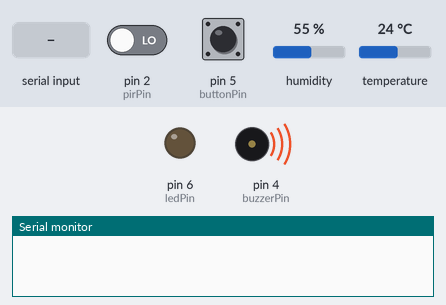
Recording of a sketch running on a simulated Arduino Uno, built with avr-gcc and run on an emulated ATmega328P. Parts: output pins drawn as LEDs (lit = HIGH), buzzer (waves = sounding, pin HIGH), the last lines printed to the serial monitor. The test bench sets the inputs (shaded band); at power-on: pin 5 (buttonPin) HIGH, pin 2 (pirPin) LOW, humidity 55 %, temperature 24 °C.

Above: at 1.2 s.
1.3 s: pin 5 (buttonPin) pulled LOW for 0.15 s
At 1.46 s:
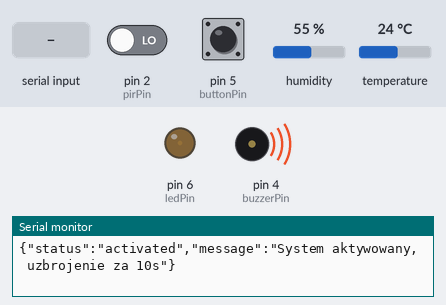
4.8 s: pin 2 (pirPin) driven HIGH
8.8 s: "DEACTIVATE\n" received over Serial
12.3 s: "ACTIVATE\n" received over Serial
At 14.64 s:
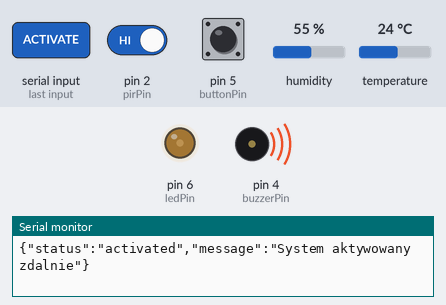
18.7 s: "OFF\n" received over Serial
At 20.2 s:
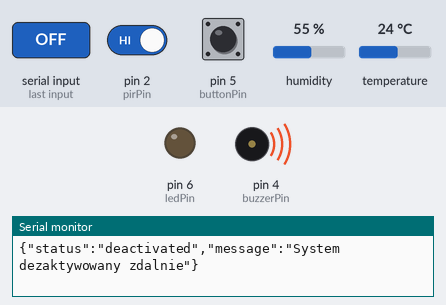
22.2 s: pin 5 (buttonPin) pulled LOW for 1 s
At 30.14 s:
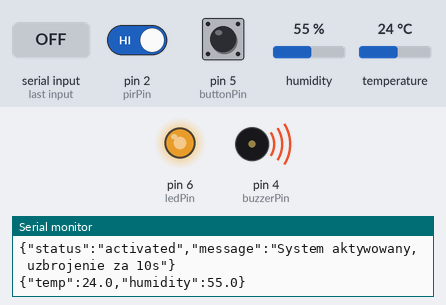
Timing chart, 0 to 34.5 s (numbered marks = the images above; inputs shaded):
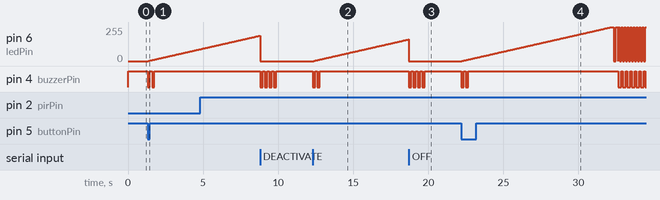

Measured:
- after the input at 1.3 s, pin 6 (ledPin): moves from 0/255 to 89/255 over 3.5 s, starting at once; pin 4 (buzzerPin): alternates HIGH for 0.15 s and LOW for 0.15 s, 4 changes in all, then stays HIGH, starting at once
- after the input at 12.3 s, pin 6 (ledPin): moves from 0/255 to 162/255 over 6.3 s, starting after 0.09 s; pin 4 (buzzerPin): alternates HIGH for 0.15 s and LOW for 0.15 s, 4 changes in all, then stays HIGH, starting at once
- after the input at 18.7 s, pin 4 (buzzerPin): alternates HIGH for 0.15 s and LOW for 0.15 s, 8 changes in all, then stays HIGH, starting at once
- after the input at 22.2 s, pin 4 (buzzerPin): goes LOW 0.15 s, HIGH 0.15 s, LOW 0.15 s, HIGH 10.0 s, 6 × (LOW 0.20 s, HIGH 0.10 s), then LOW, starting at once

The sketch:

arduino_conf.ino
```cpp
#include <SimpleDHT.h>

const int pirPin = 2;    // Czujnik ruchu
const int buzzerPin = 4; // Głośnik/Buzzer
const int buttonPin = 5; // Przycisk sterowania
const int ledPin = 6;    // Dioda LED
const int dhtPin = 7;    // Czujnik temperatury i wilgotności

// inicjalizacja czujnika temperatury
SimpleDHT11 dht(dhtPin);

// główne flagi określające co się dzieje w systemie
bool systemAktywny = false;
bool alarmAktywny = false;
unsigned long czasStartu = 0;
const unsigned long opoznienieStartu = 10000;

// zmienne do obsługi migania diodą LED
unsigned long ostatniMig = 0;
bool stanMigania = false;
bool miganiePoUzbrojeniu = false;
unsigned long czasMigania = 0;
int licznikMigniec = 0;
unsigned long ostatniaZmianaMigniecia = 0;
const unsigned long czasMigniecia = 150;

// zmienne do eliminacji drgań styków (debounce)
bool ostatniStanPrzycisku = HIGH;
unsigned long czasOstatniegoNacisniecia = 0;
const unsigned long debouncePrzycisku = 50;

// pamięć stanów czujników, żeby reagować tylko na zmiany
bool poprzedniStanPIR = false;
unsigned long czasOstatniejZmianyPIR = 0;
const unsigned long debouncePIR = 100;

// zmienne do odtwarzania dźwięków bez zatrzymywania programu
bool buzzerAktywny = false;
unsigned long czasBuzzerStart = 0;
unsigned long czasBuzzerStop = 0;
int trybBuzzer = 0; // 1=beep, 2=melodia
int licznikBeep = 0;
const unsigned long czasBeepON = 150;
const unsigned long czasBeepOFF = 150;
const unsigned long czasMelodiaON = 200;
const unsigned long czasMelodiaOFF = 100;

// zmienne do pomiarów i wysyłania danych
float temperatura = 0.0;
float wilgotnosc = 0.0;
unsigned long ostatniOdczytDHT = 0;
const unsigned long interwalOdczytuDHT = 2000;
unsigned long ostatnieWyslanieDanych = 0;
const unsigned long interwalWysylania = 30000;
bool dhtGotowy = false;

// obsługa komend zdalnych
String odebranaKomenda = "";
bool nowaKomenda = false;
const int maxDlugoscKomendy = 100;

//_________________konfiguracja wstępna____________________
void setup() {

  // ustawienie trybów pracy pinów
  pinMode(pirPin, INPUT);
  pinMode(buttonPin, INPUT_PULLUP);
  pinMode(ledPin, OUTPUT);
  pinMode(buzzerPin, OUTPUT);

  // stan początkowy wyjść
  digitalWrite(buzzerPin, HIGH);
  analogWrite(ledPin, 0);

  // komunikacja
  Serial.begin(9600);

  // inicjalizacja liczników czasu i stanów
  ostatniOdczytDHT = millis();
  ostatnieWyslanieDanych = millis();
  poprzedniStanPIR = (digitalRead(pirPin) == HIGH);
}

// Główna pętla logiki systemu
void loop() {
  unsigned long teraz = millis(); // Aktualny czas systemu

  // 1. Sprawdź czy ktoś nacisnął przycisk (z eliminacją zakłóceń)
  bool aktualnyStanPrzycisku = digitalRead(buttonPin);
  if (aktualnyStanPrzycisku == LOW && ostatniStanPrzycisku == HIGH) {
    if (teraz - czasOstatniegoNacisniecia > debouncePrzycisku) {
      czasOstatniegoNacisniecia = teraz;
      aktywujSystem(teraz, !systemAktywny); // Przełącz stan systemu
    }
  }
  ostatniStanPrzycisku = aktualnyStanPrzycisku;

  // 2. Obsłuż zadania w tle (dźwięk, komunikacja, czujniki)
  aktualizujBuzzer(teraz);
  odczytajKomende();

  // 3. Wykonaj odebraną komendę zdalną (jeśli jest)
  if (nowaKomenda) {
    obsluzKomende(teraz);
    nowaKomenda = false;
    odebranaKomenda = "";
  }

  // 4. Odczytaj temperaturę i wilgotność
  aktualizujDHT(teraz);

  // 5. Wyślij dane do Raspberry Pi co określony czas
  if (teraz - ostatnieWyslanieDanych >= interwalWysylania) {
    wyslijDaneDHT();
    ostatnieWyslanieDanych = teraz;
  }

  // 6. Efekt świetlny podczas uzbrajania (odliczanie)
  if (systemAktywny && !miganiePoUzbrojeniu && !alarmAktywny) {
    unsigned long czasOdStartu = teraz - czasStartu;
    if (czasOdStartu <= opoznienieStartu) {
      // Rozjaśniaj diodę w miarę upływu czasu
      int jasnosc = map(czasOdStartu, 0, opoznienieStartu, 0, 255);
      analogWrite(ledPin, jasnosc);
    }
  }

  // 7. Potwierdzenie uzbrojenia (dwa mignięcia po czasie na wyjście)
  if (miganiePoUzbrojeniu) {
    unsigned long czasOdMigania = teraz - czasMigania;
    if (czasOdMigania > opoznienieStartu) {
      if (teraz - ostatniaZmianaMigniecia >= czasMigniecia) {
        ostatniaZmianaMigniecia = teraz;
        stanMigania = !stanMigania;
        analogWrite(ledPin, stanMigania ? 255 : 0);

        if (!stanMigania) {
          licznikMigniec++;
          if (licznikMigniec >= 2) {

            miganiePoUzbrojeniu = false;
            analogWrite(ledPin, 0);
            Serial.println(
                "{\"status\":\"armed\",\"message\":\"System uzbrojony\"}");

            poprzedniStanPIR = (digitalRead(pirPin) == HIGH);
          }
        }
      }
    } else {

      // Jeśli jeszcze trwa odliczanie, świeć zależnie od czasu
      unsigned long czasOdStartu = teraz - czasStartu;
      int jasnosc = map(czasOdStartu, 0, opoznienieStartu, 0, 255);
      analogWrite(ledPin, jasnosc);
    }
  }

  // 8. MONITOROWANIE BEZPIECZEŃSTWA
  if (systemAktywny && (teraz - czasStartu > opoznienieStartu) &&
      !miganiePoUzbrojeniu) {

    // sprawdzanie czujnika ruchu
    bool wykrytoRuch = odczytajPIR(teraz);

    if (wykrytoRuch) {
      if (!alarmAktywny) {
        Serial.println("SYSTEM: Alarm AKTYWNY!");
        alarmAktywny = true;
      }

      if (teraz - ostatniMig >= 100) {
        stanMigania = !stanMigania;
        analogWrite(ledPin, stanMigania ? 255 : 0);
        ostatniMig = teraz;
      }

      if (trybBuzzer != 2) {
        uruchomMelodie();
      }
    } else {

      if (alarmAktywny) {
        Serial.println("SYSTEM: Alarm WYŁĄCZONY.");
        analogWrite(ledPin, 0);
        wylaczBuzzer();
        alarmAktywny = false;
      }
    }
  }
}

//__________________Funkcje do obsługi systemu____________________

// Odczytuje czujnik ruchu, ignorując zakłócenia
bool odczytajPIR(unsigned long teraz) {
  bool aktualnyStan = (digitalRead(pirPin) == HIGH);

  if (aktualnyStan != poprzedniStanPIR) {
    if (teraz - czasOstatniejZmianyPIR > debouncePIR) {
      czasOstatniejZmianyPIR = teraz;
      poprzedniStanPIR = aktualnyStan;
      return aktualnyStan;
    }
  }
  return poprzedniStanPIR;
}

// obsługa dźwięku
void aktualizujBuzzer(unsigned long teraz) {
  if (trybBuzzer == 0)
    return;

  if (trybBuzzer == 1) {
    if (buzzerAktywny) {
      if (teraz - czasBuzzerStart >= czasBeepON) {
        digitalWrite(buzzerPin, HIGH);
        buzzerAktywny = false;
        czasBuzzerStop = teraz;
      }
    } else {
      if (teraz - czasBuzzerStop >= czasBeepOFF) {
        if (licznikBeep > 0) {
          digitalWrite(buzzerPin, LOW);
          buzzerAktywny = true;
          czasBuzzerStart = teraz;
          licznikBeep--;
        } else {
          trybBuzzer = 0;
          digitalWrite(buzzerPin, HIGH);
        }
      }
    }
  } else if (trybBuzzer == 2) {
    if (buzzerAktywny) {
      if (teraz - czasBuzzerStart >= czasMelodiaON) {
        digitalWrite(buzzerPin, HIGH);
        buzzerAktywny = false;
        czasBuzzerStop = teraz;
      }
    } else {
      if (teraz - czasBuzzerStop >= czasMelodiaOFF) {
        digitalWrite(buzzerPin, LOW);
        buzzerAktywny = true;
        czasBuzzerStart = teraz;
      }
    }
  }
}

// obsługa dźwięku
void uruchomBeep(int ilosc) {
  if (ilosc > 0) {
    trybBuzzer = 1;
    licznikBeep = ilosc * 2 - 1;
    buzzerAktywny = true;
    czasBuzzerStart = millis();
    digitalWrite(buzzerPin, LOW);
  }
}

// obsługa melodii
void uruchomMelodie() {
  trybBuzzer = 2;
  buzzerAktywny = true;
  czasBuzzerStart = millis();
  digitalWrite(buzzerPin, LOW);
}

// wyłączanie dźwięku
void wylaczBuzzer() {
  trybBuzzer = 0;
  buzzerAktywny = false;
  licznikBeep = 0;
  digitalWrite(buzzerPin, HIGH);
}

// aktualizacja dht
void aktualizujDHT(unsigned long teraz) {
  if (teraz - ostatniOdczytDHT >= interwalOdczytuDHT) {
    ostatniOdczytDHT = teraz;
    byte temp = 0;
    byte humidity = 0;
    int err = dht.read(&temp, &humidity, NULL);

    if (err == SimpleDHTErrSuccess) {
      temperatura = (float)temp;
      wilgotnosc = (float)humidity;
      dhtGotowy = true;
    } else {
      dhtGotowy = false;
    }
  }
}

// wysyłanie danych dht
void wyslijDaneDHT() {
  if (dhtGotowy) {
    Serial.print("{\"temp\":");
    Serial.print(temperatura, 1);
    Serial.print(",\"humidity\":");
    Serial.print(wilgotnosc, 1);
    Serial.println("}");
  } else {
    Serial.println("{\"error\":\"DHT11 not ready\"}");
  }
}

// odczytywanie komend zdalnych
void odczytajKomende() {
  while (Serial.available() > 0 &&
         odebranaKomenda.length() < maxDlugoscKomendy) {
    char znak = Serial.read();

    if (znak == '\n' || znak == '\r') {
      if (odebranaKomenda.length() > 0) {
        odebranaKomenda.trim();
        nowaKomenda = true;
        return;
      }
    } else {
      odebranaKomenda += znak;
    }
  }

  if (odebranaKomenda.length() >= maxDlugoscKomendy) {
    odebranaKomenda = "";
  }
}

// obsługa komend zdalnych
void obsluzKomende(unsigned long teraz) {
  odebranaKomenda.trim();

  if (odebranaKomenda.startsWith("{") && odebranaKomenda.endsWith("}")) {
    if (odebranaKomenda.indexOf("\"command\"") >= 0) {
      if (odebranaKomenda.indexOf("\"activate\"") >= 0) {
        aktywujSystem(teraz, true);
        Serial.println("{\"status\":\"activated\",\"message\":\"System "
                       "aktywowany zdalnie\"}");
      } else if (odebranaKomenda.indexOf("\"deactivate\"") >= 0) {
        aktywujSystem(teraz, false);
        Serial.println("{\"status\":\"deactivated\",\"message\":\"System "
                       "dezaktywowany zdalnie\"}");
      } else if (odebranaKomenda.indexOf("\"status\"") >= 0) {
        wyslijStatus();
      } else {
        Serial.println("{\"error\":\"Unknown command\"}");
      }
      return;
    }
  }

  odebranaKomenda.toUpperCase();
  if (odebranaKomenda == "ACTIVATE" || odebranaKomenda == "ON") {
    aktywujSystem(teraz, true);
    Serial.println(
        "{\"status\":\"activated\",\"message\":\"System aktywowany zdalnie\"}");
  } else if (odebranaKomenda == "DEACTIVATE" || odebranaKomenda == "OFF") {
    aktywujSystem(teraz, false);
    Serial.println("{\"status\":\"deactivated\",\"message\":\"System "
                   "dezaktywowany zdalnie\"}");
  } else if (odebranaKomenda == "STATUS") {
    wyslijStatus();
  } else {
    Serial.println("{\"error\":\"Unknown command\"}");
  }
}

// aktywacja systemu
void aktywujSystem(unsigned long teraz, bool aktywuj) {
  systemAktywny = aktywuj;

  if (systemAktywny) {
    czasStartu = teraz;
    analogWrite(ledPin, 0);
    uruchomBeep(1);
    Serial.println("{\"status\":\"activated\",\"message\":\"System aktywowany, "
                   "uzbrojenie za 10s\"}");
    miganiePoUzbrojeniu = true;
    czasMigania = teraz;
    licznikMigniec = 0;
    poprzedniStanPIR = (digitalRead(pirPin) == HIGH);
  } else {
    alarmAktywny = false;
    miganiePoUzbrojeniu = false;
    analogWrite(ledPin, 0);
    wylaczBuzzer();
    uruchomBeep(2);
    Serial.println(
        "{\"status\":\"deactivated\",\"message\":\"System dezaktywowany\"}");
  }
}

// wysyłanie statusu systemu JSON
void wyslijStatus() {
  Serial.print("{\"system_active\":");
  Serial.print(systemAktywny ? "true" : "false");
  Serial.print(",\"alarm_active\":");
  Serial.print(alarmAktywny ? "true" : "false");
  Serial.print(",\"armed\":");
  bool uzbrojony = systemAktywny &&
                   (millis() - czasStartu > opoznienieStartu) &&
                   !miganiePoUzbrojeniu;
  Serial.print(uzbrojony ? "true" : "false");
  Serial.print(",\"temp\":");
  Serial.print(temperatura, 1);
  Serial.print(",\"humidity\":");
  Serial.print(wilgotnosc, 1);
  Serial.println("}");
}
```
